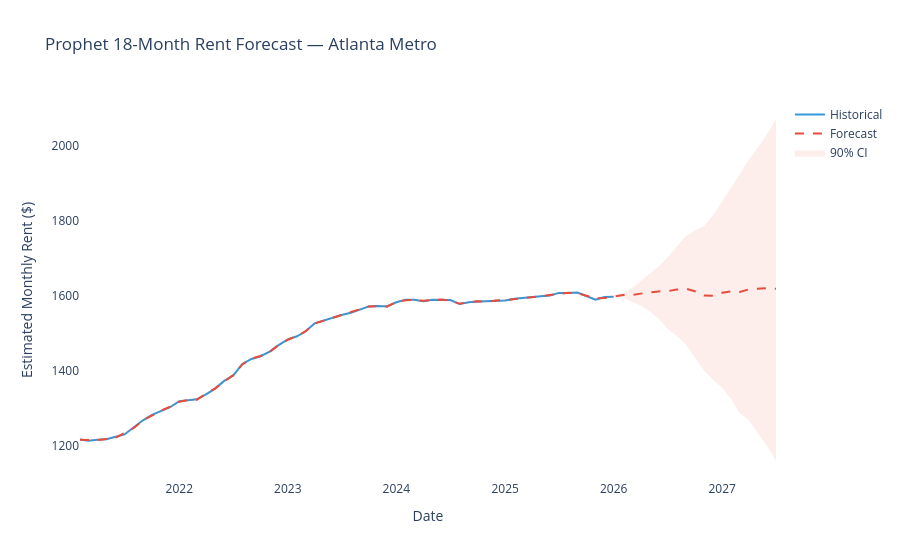

The notebook cell saved with this chart:
### Code cell
# Generate 18-month forecast
future   = m.make_future_dataframe(periods=18, freq="MS")
forecast = m.predict(future)

fig = go.Figure()
fig.add_trace(go.Scatter(x=prophet_df["ds"], y=prophet_df["y"],
    mode="lines", name="Historical", line=dict(color="#3498db")))
fig.add_trace(go.Scatter(x=forecast["ds"], y=forecast["yhat"],
    mode="lines", name="Forecast", line=dict(color="#e74c3c", dash="dash")))
fig.add_trace(go.Scatter(
    x=pd.concat([forecast["ds"], forecast["ds"][::-1]]),
    y=pd.concat([forecast["yhat_upper"], forecast["yhat_lower"][::-1]]),
    fill="toself", fillcolor="rgba(231,76,60,0.1)",
    line=dict(color="rgba(255,255,255,0)"), name="90% CI"
))
fig.update_layout(title="Prophet 18-Month Rent Forecast — Atlanta Metro",
    xaxis_title="Date", yaxis_title="Estimated Monthly Rent ($)",
    plot_bgcolor="white", paper_bgcolor="white")
fig.show()
